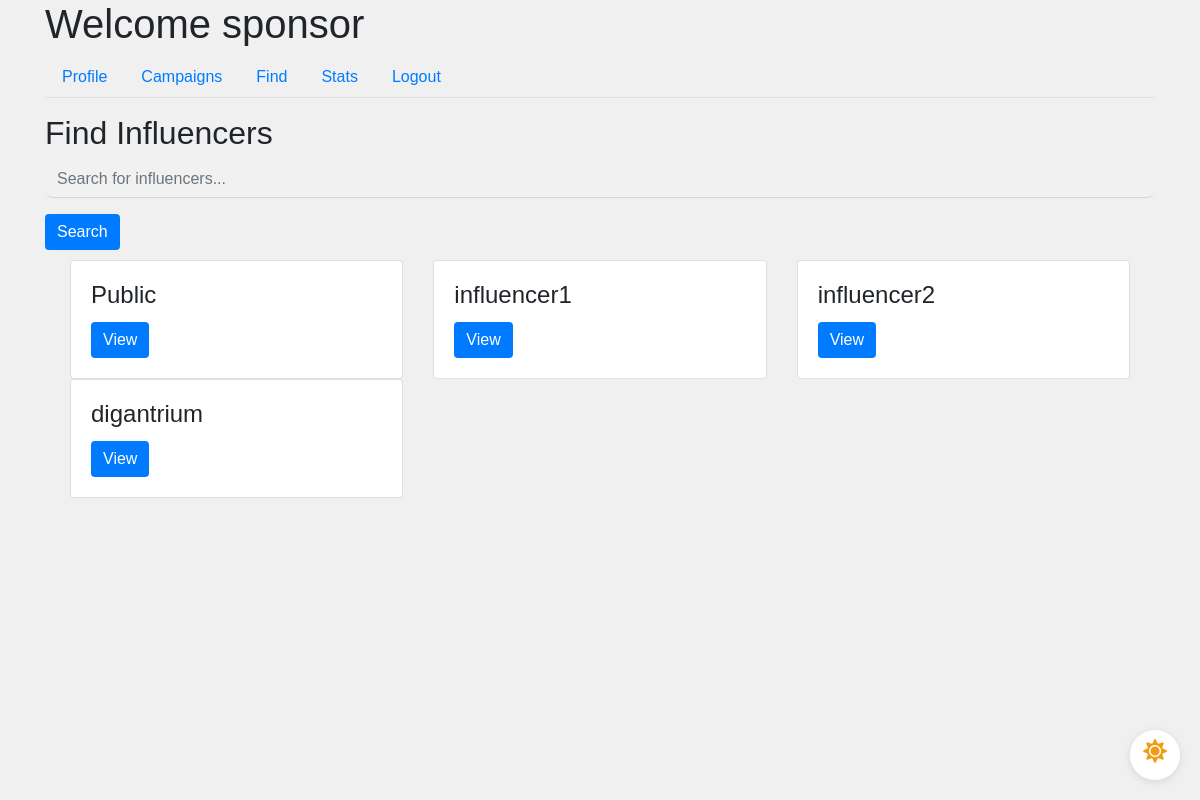
/sponsor/find (signed in), run on the app's committed database.
### app/models.py (models this page shows, shortened)
class User(UserMixin, db.Model):
    id = db.Column(db.Integer, primary_key=True)
    username = db.Column(db.String(64), unique=True, nullable=False)
    email = db.Column(db.String(120), unique=True, nullable=False)
    password_hash = db.Column(db.String(128), nullable=False)
    role = db.Column(db.String(20), nullable=False)
    industry = db.Column(db.String(120))  # For Sponsors
    platforms = db.Column(db.Text)  # For Influencers
    category = db.Column(db.String(120))  # For Influencers
    niche = db.Column(db.String(120))  # For Influencers
    profile_pic = db.Column(db.String(20), nullable=False, default='download.png')
    flag = db.Column(db.Boolean, default=False, nullable=False)  # Add flag column

### app/routes.py (the view)
@main.route('/sponsor/find')
@login_required
def sponsor_find():
    if current_user.role == 'sponsor':
        search_query = request.args.get('search', '')
        if search_query:
            active_influencer = User.query.filter(User.role == 'influencer', or_(User.username.ilike(f"%{search_query}%"), User.platforms.ilike(f"%{search_query}%"), User.category.ilike(f"%{search_query}%"), User.niche.ilike(f"%{search_query}%"))).all()
        else:
            active_influencer = User.query.filter_by(role='influencer').all()
        return render_template('sponsor_find.html', sponsor=current_user, active_influencer=active_influencer)
    return redirect(url_for('main.home'))

### app/models.py (called while the page is built)
@login_manager.user_loader
def load_user(user_id):
    return User.query.get(int(user_id))

### app/templates/sponsor_find.html (shortened to what this page needs)
{% extends "sponsor_dashboard.html" %}
{% block tab_content %}
<h2>Find Influencers</h2>
<form method="GET" action="{{ url_for('main.sponsor_find') }}">
    <div class="form-group">
        <input type="text" name="search" class="form-control" placeholder="Search for influencers...">
    </div>
    <button type="submit" class="btn btn-primary">Search</button>
</form>
<div class="scrollable-container sponsor-find-padding">
    <div class="row-container">
        {% for influencer in active_influencer %}
        <div class="col-md-4">
            <div class="request-box card">
                <div class="card-body">
                    <h4 class="card-title">{{ influencer.username }}</h4>
                    <button class="btn btn-primary" data-toggle="modal" data-target="#influencerModal" data-id="{{ influencer.id }}">View</button>
                </div>
            </div>
        </div>
        {% endfor %}
    </div>
</div>
{% endblock %}

### app/templates/sponsor_dashboard.html (shortened to what this page needs)
{% extends "base.html" %}
{% block content %}
<div class="dark-mode-toggle">
    <label for="darkSwitch" class="toggle-label">
        <i class="fas fa-sun light-mode-icon"></i>
    </label>
</div>
<h1>Welcome {{ current_user.username }}</h1>
<ul class="nav nav-tabs">
    <li class="nav-item">
        <a class="nav-link" href="{{ url_for('main.sponsor_profile') }}">Profile</a>
    </li>
    <li class="nav-item">
        <a class="nav-link" href="{{ url_for('main.sponsor_campaigns') }}">Campaigns</a>
    </li>
    <li class="nav-item">
        <a class="nav-link" href="{{ url_for('main.sponsor_find') }}">Find</a>
    </li>
    <li class="nav-item">
        <a class="nav-link" href="{{ url_for('main.sponsor_stats') }}">Stats</a>
    </li>
    <li class="nav-item">
        <a class="nav-link" href="{{ url_for('main.logout') }}">Logout</a>
    </li>
</ul>
<div class="tab-content mt-3">
    {% block tab_content %}{% endblock %}
</div>
{% endblock %}

### app/static/css/styles.css (style rules this page uses)
.scrollable-container { display: flex; flex-direction: column; overflow-y: auto; height: 255px; scroll-snap-type: y mandatory; }
.sponsor-find-padding { padding: 10px; }
.row-container { display: flex; flex-wrap: wrap; }
body { font-family: 'Arial', sans-serif; background-color: #f0f0f0; margin: 0; padding: 0; transition: background-color 0.3s; }
.form-control { border: none; border-bottom: 1px solid rgba(0, 0, 0, 0.1); background-color: rgba(255, 255, 255, 0.1); border-radius: 8px; color: #333; transition: border-color 0.3s; }
.btn-primary { background-color: #007bff; border: none; }
.dark-mode-toggle { position: fixed; bottom: 20px; right: 20px; width: 50px; height: 50px; border-radius: 50%; background-color: #fff; box-shadow: 0 2px 10px rgba(0, 0, 0, 0.1); display: flex; align-items: center; justify-content: center; cursor: pointer; z-index: 1000; }
.toggle-label { display: flex; align-items: center; justify-content: center; width: 100%; height: 100%; cursor: pointer; position: relative; }
.light-mode-icon, .dark-mode-icon { position: absolute; font-size: 24px; }
.light-mode-icon { color: #f39c12; opacity: 1; transition: opacity 0.3s; }

### data on the page
User: username "sponsor"
User: username "Public"
User: username "influencer1"
User: username "influencer2"
User: username "digantrium"
